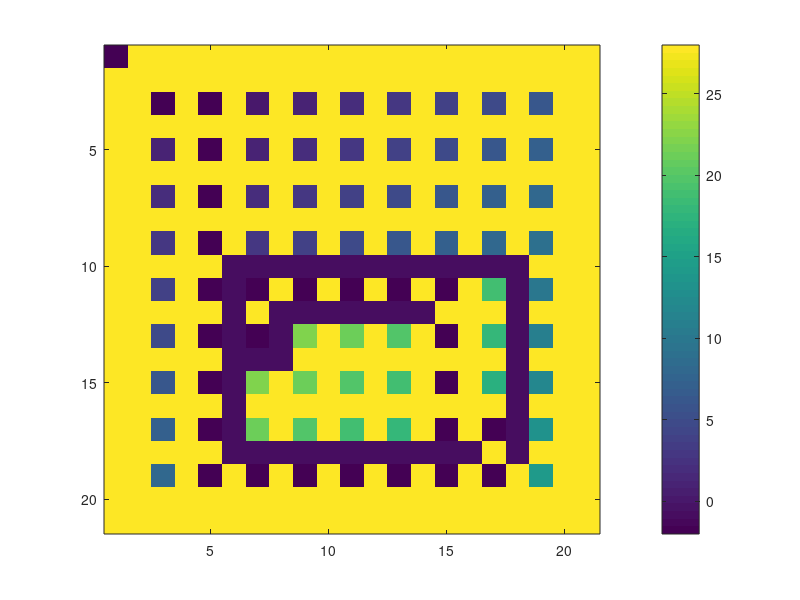

Source code (MATLAB):
function dijkstra4 ()
% split into separated functions

maxValue=28; % infinity value
a=maxValue+zeros(21,21);
% track=-2 just for the graphics
track=-2;
a(1,1)=track;

%% initialize the board
% goals
a(3,3)=0;
a(3,7)=0;

% barriers - walls
a(10,6:18)=-1;
a(10:18,6)=-1;
a(10:18,18)=-1;
a(18,6:16)=-1;
a(12,8:14)=-1;
a(12:14,8)=-1;
a(14,6:8)=-1;

% player
player=[13 7];

%% distribute the "energy" 
a=f4(a,maxValue);

%% calculate the path back
% b1 is matrix for drawing the path back
b1=a;

% define place and value of the player
ii=player(1);jj=player(2);
distance=a(ii,jj);

% begining of the course back
b1(ii,jj)=track;
figure(1);imagesc(b1);colorbar

% way back: finding neighbor without wall that has a smaller value as 
% a next step 
pathBack=[ii jj];
while distance~=0
    [ii jj]=f6(a,ii,jj,distance);
    distance=distance-1;
    pathBack=[pathBack ; [ii jj]]

    % graphics
    b1(ii,jj)=track;
    printAr(b1);
end
disp(pathBack)
end

%% function collection
function delay(delay_seconds)

tic;

while toc < delay_seconds

end
end

function funcResults=myFor(startInd,stepInd,endInd,fhandle)
f = fcnchk(fhandle)
for ii=startInd:stepInd:endInd
    funcResults=fhandle(ii);
end
end

function printAr(a)
    % delay
    delay(0.1);
    % draw results
    figure(1);
    imagesc(a);colorbar;drawnow
end

function a=f1a(a,ii,jj,kk,maxValue)
if a(ii-1,jj)~= -1 && a(ii-2,jj) == kk-1 && a(ii,jj) == maxValue
    a(ii,jj)=kk;
else if a(ii+1,jj)~= -1 && a(ii+2,jj) == kk-1 && a(ii,jj) == maxValue
        a(ii,jj)=kk;
    else if a(ii,jj-1)~= -1 && a(ii,jj-2) == kk-1 && a(ii,jj) == maxValue
            a(ii,jj)=kk;
        else if a(ii,jj+1)~= -1 && a(ii,jj+2) == kk-1 && a(ii,jj) == maxValue 
                a(ii,jj)=kk;
            end
        end
    end
end
end

function a=f1(a,ii,jj,kk,maxValue)
if a(ii-1,jj)~= -1 && a(ii-2,jj) == kk-1 && a(ii,jj) == maxValue
    a(ii,jj)=kk; end
if a(ii+1,jj)~= -1 && a(ii+2,jj) == kk-1 && a(ii,jj) == maxValue
    a(ii,jj)=kk; end
if a(ii,jj-1)~= -1 && a(ii,jj-2) == kk-1 && a(ii,jj) == maxValue
    a(ii,jj)=kk; end
if a(ii,jj+1)~= -1 && a(ii,jj+2) == kk-1 && a(ii,jj) == maxValue 
    a(ii,jj)=kk; end
end

function a=f2(a,ii,kk,maxValue)
for jj=3:2:19
    a=f1(a,ii,jj,kk,maxValue);
end
end

function a=f3(a,kk,maxValue)
for ii=3:2:19
    a=f2(a,ii,kk,maxValue);
end
end

function a=f4(a,maxValue)
for kk=1:1:maxValue-1
    a=f3(a,kk,maxValue);
    printAr(a);
end
end

function [ii jj]=f5(a,ii,jj,distance)
    if a(ii-2,jj)==(distance - 1) && a(ii-1,jj)~= -1
        ii=ii-2;
    else if a(ii+2,jj)==(distance - 1) && a(ii+1,jj)~= -1
            ii=ii+2;
        else if a(ii,jj-2)==(distance - 1) && a(ii,jj-1)~= -1 
                jj=jj-2;
            else 
                jj=jj+2;
            end
        end
    end
end

function [ii jj]=f6(a,ii,jj,distance)
    if a(ii-2,jj)==(distance - 1) && a(ii-1,jj)~= -1
        ii=ii-2; end
    if a(ii+2,jj)==(distance - 1) && a(ii+1,jj)~= -1
        ii=ii+2; end
    if a(ii,jj-2)==(distance - 1) && a(ii,jj-1)~= -1 
        jj=jj-2; end
    if a(ii,jj+2)==(distance - 1) && a(ii,jj+1)~= -1 
        jj=jj+2; end
end